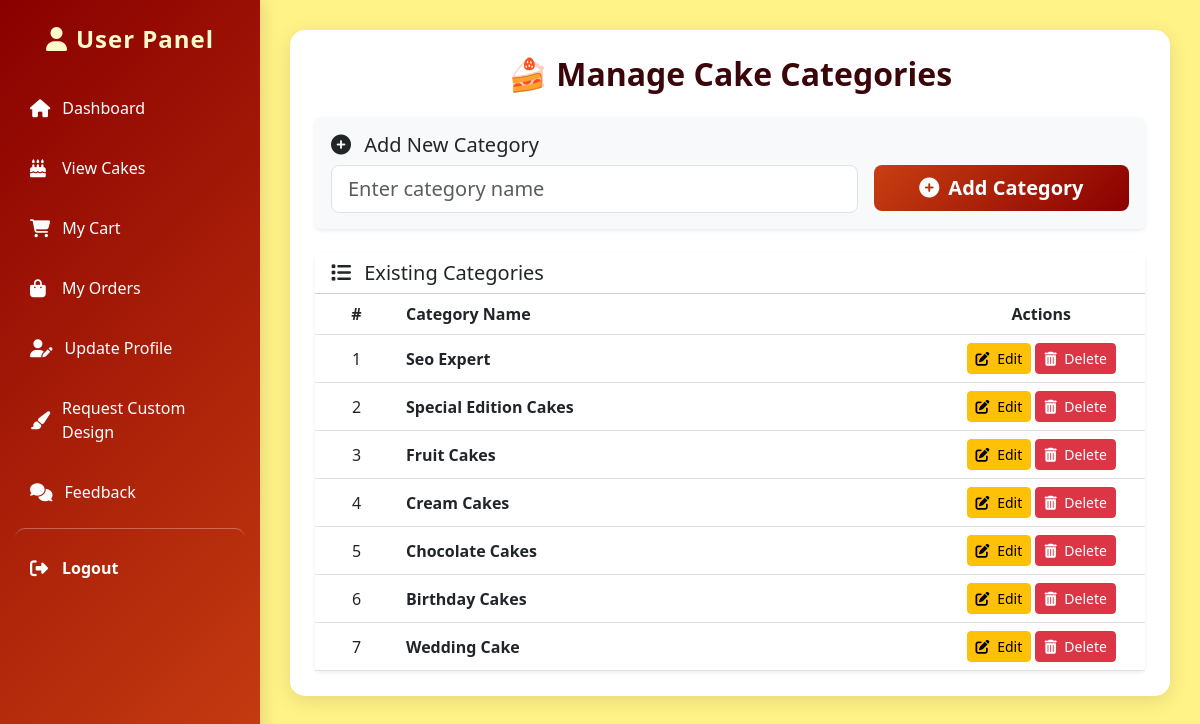
The app's page /manage-categories.php (signed in) with its own data.
### tables this page shows
CREATE TABLE `tbl_categories` (
  `id` int(11) NOT NULL,
  `category_name` varchar(100) NOT NULL
);

### manage-categories.php (the view, shortened to what this page needs)
<?php
include '../dbconnection.php';
include 'sidebar.php';
$edit_id = "";
$edit_name = "";
$categories = $conn->query("SELECT * FROM tbl_categories ORDER BY id DESC");
?>
<!DOCTYPE html>
<html lang="en">
<head>
  <link href="https://cdn.jsdelivr.net/npm/bootstrap@5.3.0/dist/css/bootstrap.min.css" rel="stylesheet">
  <link rel="stylesheet" href="https://cdnjs.cloudflare.com/ajax/libs/font-awesome/6.4.0/css/all.min.css">
</head>
<body>
<div class="main-content">
  <div class="content-box">
    <h2 class="text-center mb-4" style="color:#3B060A; font-weight:bold;">
      🍰 Manage Cake Categories
    </h2>
    <div class="card mb-4 border-0 bg-light shadow-sm">
      <div class="card-body">
        <h5 class="card-title">
          <i class="fas <?php echo $edit_id ? 'fa-edit' : 'fa-plus-circle'; ?> me-2"></i>
          <?php echo $edit_id ? 'Edit Category' : 'Add New Category'; ?>
        </h5>
        <form method="POST" class="row g-3">
          <div class="col-md-8">
            <input type="text" name="category_name"
              value="<?php echo htmlspecialchars($edit_name); ?>"
              class="form-control form-control-lg"
              placeholder="Enter category name" required>
          </div>
          <div class="col-md-4">
            <?php if ($edit_id) { ?>
              <button type="submit" name="update_category" class="btn btn-success w-100 btn-lg">
                <i class="fas fa-save me-1"></i> Update
              </button>
              <a href="manage-categories.php" class="btn btn-secondary w-100 btn-lg mt-2">
                <i class="fas fa-times me-1"></i> Cancel
              </a>
            <?php } else { ?>
              <button type="submit" name="add_category" class="btn btn-primary-custom w-100 btn-lg">
                <i class="fas fa-plus-circle me-1"></i> Add Category
              </button>
            <?php } ?>
          </div>
        </form>
      </div>
    </div>
    <div class="card border-0 shadow-sm">
      <div class="card-header bg-white">
        <h5 class="mb-0">
          <i class="fas fa-list me-2"></i> Existing Categories
        </h5>
      </div>
      <div class="card-body p-0">
        <div class="table-responsive">
          <table class="table table-hover mb-0 align-middle">
            <thead>
              <tr>
                <th width="10%" class="text-center">#</th>
                <th>Category Name</th>
                <th width="25%" class="text-center">Actions</th>
              </tr>
            </thead>
            <tbody>
              <?php
              if ($categories->num_rows > 0) {
                  $i = 1;
                  while ($row = $categories->fetch_assoc()) {
              ?>
              <tr>
                <td class="text-center"><?php echo $i++; ?></td>
                <td class="fw-semibold"><?php echo htmlspecialchars($row['category_name']); ?></td>
                <td class="text-center">
                  <a href="?edit=<?php echo $row['id']; ?>" class="btn btn-sm btn-warning">
                    <i class="fas fa-edit me-1"></i> Edit
                  </a>
                  <a href="?delete=<?php echo $row['id']; ?>"
                    onclick="return confirm('Are you sure you want to delete this category?')"
                    class="btn btn-sm btn-danger">
                    <i class="fas fa-trash-alt me-1"></i> Delete
                  </a>
                </td>
              </tr>
              <?php
                  }
              } ?>
            </tbody>
          </table>
        </div>
      </div>
    </div>
  </div>
</div>
</body>
</html>

### sidebar.php (style rules this page uses)
body { background: #FFF5E4; font-family: 'Segoe UI', Tahoma, Geneva, Verdana, sans-serif; }

### manage-categories.php (style rules this page uses)
body { background: #FFF5E4; display: flex; min-height: 100vh; overflow-x: hidden; }
.main-content { margin-left: 260px; flex: 1; padding: 30px; background: #FFF287; }
.content-box { background: white; padding: 25px; border-radius: 15px; box-shadow: 0 5px 20px rgba(0,0,0,0.1); max-width: 1100px; margin: auto; }
.btn-primary-custom { background: linear-gradient(135deg, #C83F12, #8A0000); border: none; color: white; font-weight: 600; }
.table thead { background: #8A0000; color: white; }

### records on screen
tbl_categories: category_name "Seo Expert"
tbl_categories: category_name "Special Edition Cakes"
tbl_categories: category_name "Fruit Cakes"
tbl_categories: category_name "Cream Cakes"
tbl_categories: category_name "Chocolate Cakes"
tbl_categories: category_name "Birthday Cakes"
tbl_categories: category_name "Wedding Cake"
